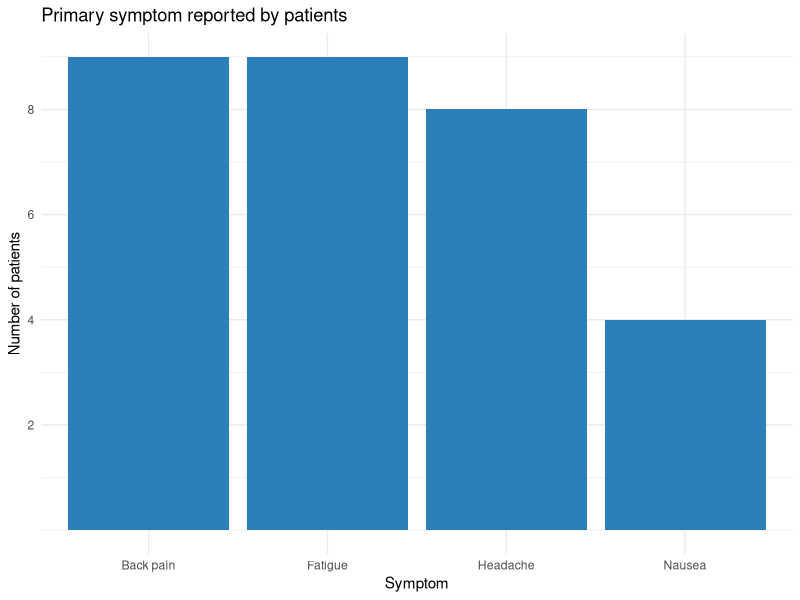
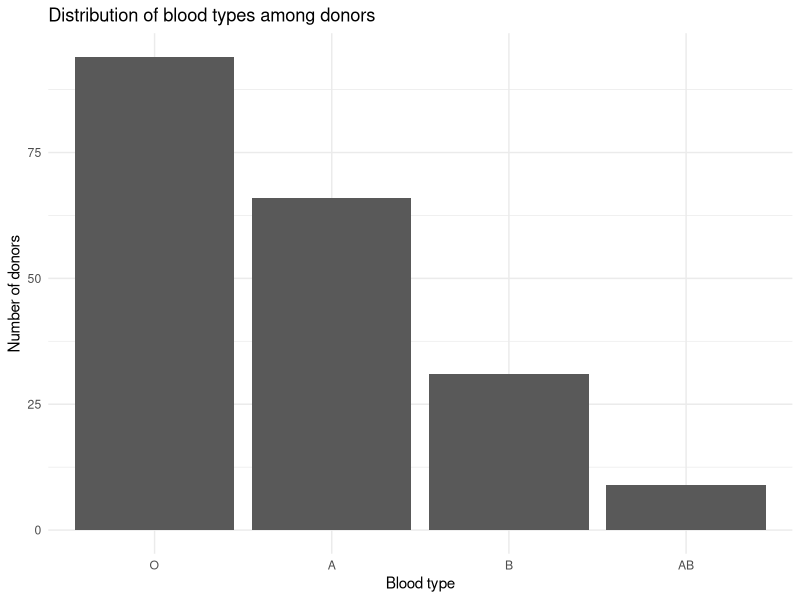
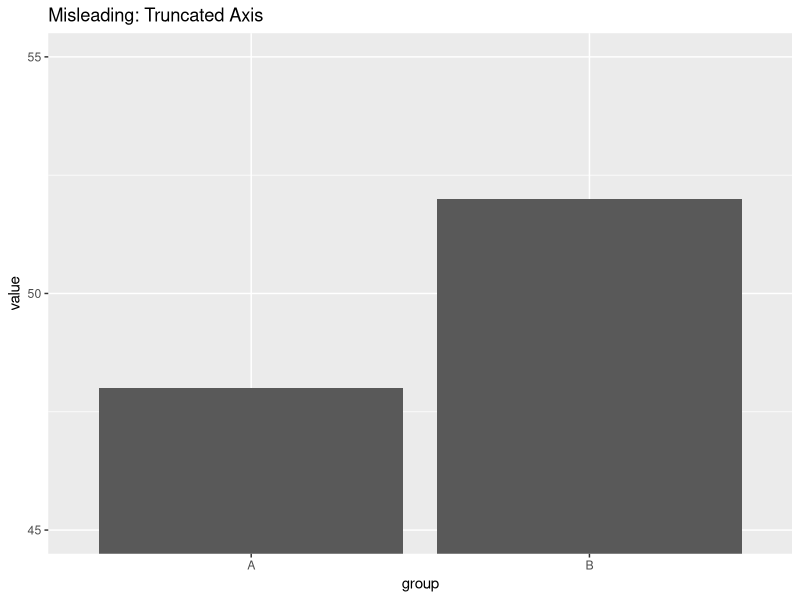
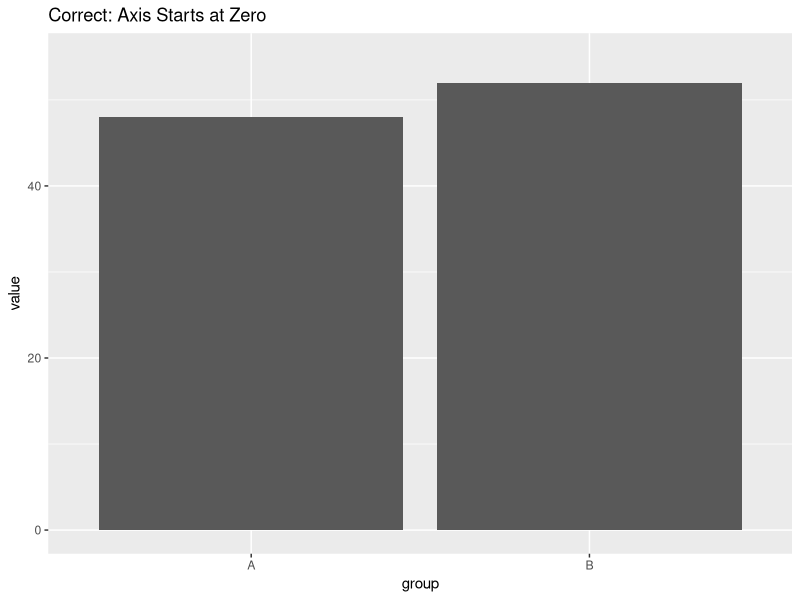
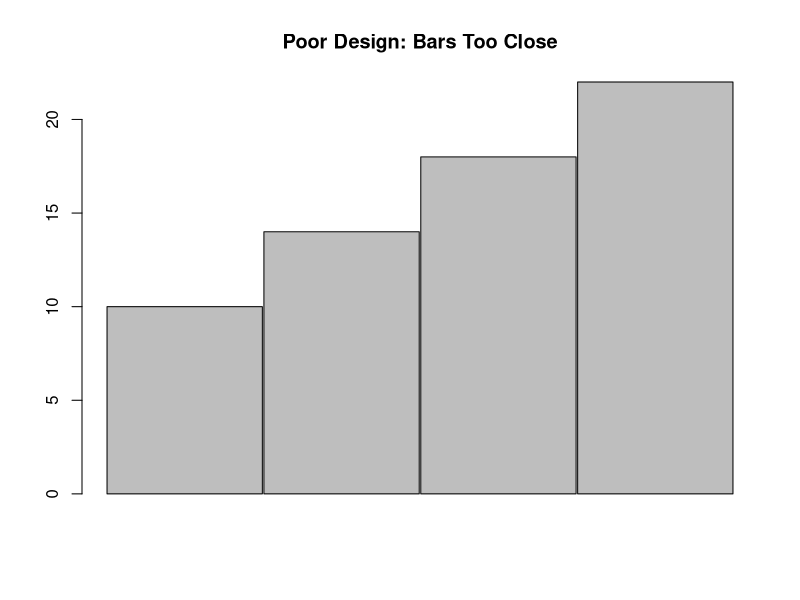
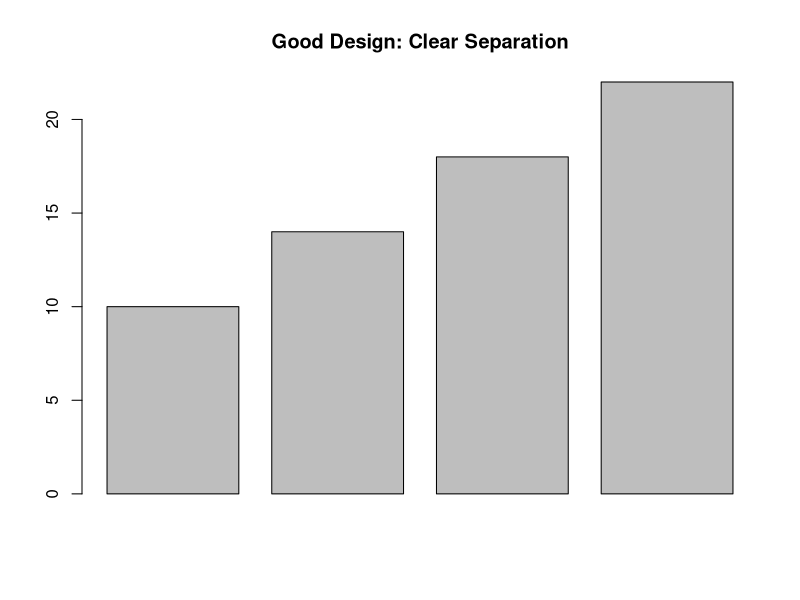
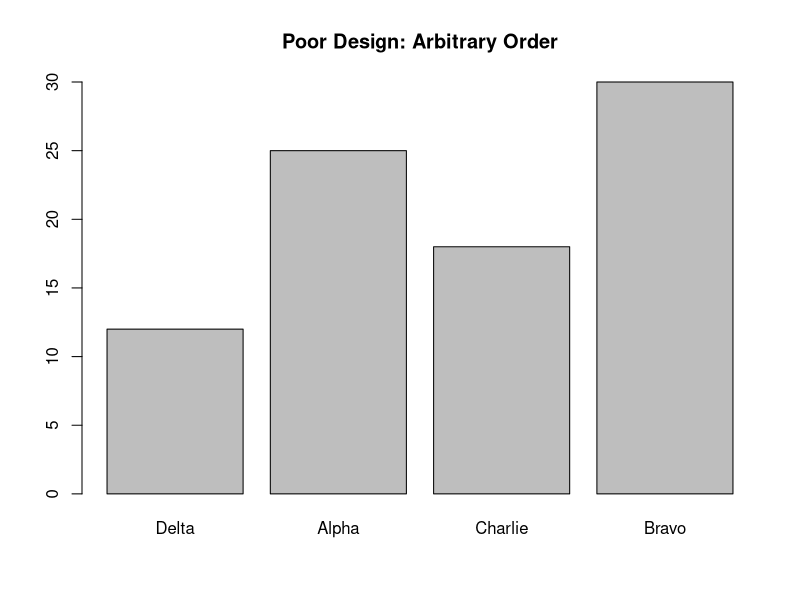
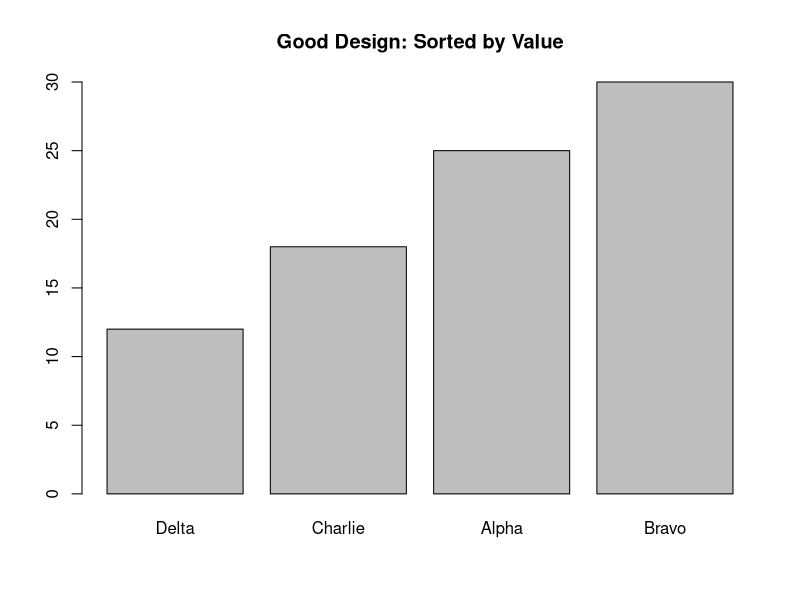

R code for these plots, in order:
## ---- chunk 1
#| echo: false
#| message: false
#| warning: false
set.seed(123)
library(dplyr)
library(ggplot2)

# Simulate 30 survey responses
symptom <- sample(c("Headache", "Back pain", "Fatigue", "Nausea"), size = 30,
                   replace = TRUE, prob = c(0.35, 0.25, 0.30, 0.10))
symptom_tbl <- tibble(response = symptom) %>%
  count(response, name = "frequency") %>%
  mutate(relative_frequency = frequency / sum(frequency))

# Print the table
symptom_tbl|> kableExtra::kable()

# Create a bar chart (we'll discuss bar charts more in Section 3.2)
ggplot(symptom_tbl, aes(x = response, y = frequency)) +
  geom_bar(stat = "identity", fill = "#2c7fb8") +
  labs(x = "Symptom", y = "Number of patients", title = "Primary symptom reported by patients") +
  theme_minimal()+
  scale_y_continuous(breaks = c(2, 4, 6, 8, 10))
## ---- chunk 2
#| echo: false
#| message: false
#| warning: false
set.seed(456)

age_group <- sample(c("Under 30", "30–50", "Over 50"), size = 30,
                     replace = TRUE, prob = c(0.3, 0.5, 0.2))
survey_data <- tibble(symptom = symptom, age_group = age_group)

two_way <- survey_data %>%
  count(age_group, symptom) %>%
  tidyr::pivot_wider(names_from = symptom, values_from = n, values_fill = 0)

two_way|> kableExtra::kable()
## ---- chunk 3
#| echo: false
#| message: false
#| warning: false
set.seed(2024)
library(tidyverse)
# simulate blood type counts
types <- c("O", "A", "B", "AB")
donors <- sample(types, size = 200, replace = TRUE, prob = c(0.45, 0.35, 0.15, 0.05))
blood_tbl <- tibble(type = donors) %>% count(type, name = "count") %>% mutate(prop = count/sum(count))
# display table
blood_tbl|> kableExtra::kable()
# bar chart
ggplot(blood_tbl, aes(x = reorder(type, -count), y = count)) +
  geom_bar(stat = "identity") +
  labs(x = "Blood type", y = "Number of donors", title = "Distribution of blood types among donors") +
  theme_minimal()
## ---- chunk 4
#| echo: false

# Simulated data
df <- data.frame(
  group = c("A", "B"),
  value = c(48, 52)
)

ggplot(df, aes(x=group, y = value))+
  geom_col()+
  coord_cartesian(ylim = c(45, 55))+
  scale_y_continuous(breaks = c(45, 50, 55))+
  labs(title = "Misleading: Truncated Axis")
  

ggplot(df, aes(x=group, y = value))+
  geom_col()+
  coord_cartesian(ylim = c(0, 55))+
  # scale_y_continuous(breaks = c(45, 50, 55))+
  labs(title = "Correct: Axis Starts at Zero")
## ---- chunk 5
#| echo: false
#| 
# Simulated data
values <- c(10, 14, 18, 22)

# Bad: bars too close together
barplot(values,
        space = 0.01,
        main = "Poor Design: Bars Too Close")
## ---- chunk 6
#| echo: false
# Good: appropriate spacing
barplot(values,
        space = 0.25,
        main = "Good Design: Clear Separation")
## ---- chunk 7
#| echo: false
# Simulated data
df2 <- data.frame(
  category = c("Delta", "Alpha", "Charlie", "Bravo"),
  count = c(12, 25, 18, 30)
)

# Bad: arbitrary order
barplot(df2$count,
        names.arg = df2$category,
        main = "Poor Design: Arbitrary Order")
## ---- chunk 8
#| echo: false
# Good: sorted by size
ord <- order(df2$count)
barplot(df2$count[ord],
        names.arg = df2$category[ord],
        main = "Good Design: Sorted by Value")
## ---- chunk 9
#| echo: false
# Simulated data
values <- c(8, 15, 12)

# Bad: excessive decoration (simulated via colors and density)
barplot(values,
        col = c("red", "blue", "green"),
        density = c(20, 30, 40),
        main = "Poor Design: Visual Clutter")
## ---- chunk 10
#| echo: false
# Good: clean, minimal design
barplot(values,
        col = "gray",
        main = "Good Design: Clean and Honest")
## ---- chunk 11
#| echo: false
#| message: false
#| warning: false
reasons <- tibble(
  reason = c("Forgot", "Fear", "Cost", "Other"),
  count = c(50, 20, 15, 15)
) %>% mutate(prop = count / sum(count))
# pie chart
ggplot(reasons, aes(x = "", y = prop, fill = reason)) +
  geom_bar(width = 1, stat = "identity") +
  coord_polar(theta = "y") +
  labs(title = "Why patients missed dental appointments") +
  theme_void()
## ---- chunk 12
#| echo: false
#| message: false
#| warning: false
set.seed(2023)
patients <- tibble(
  group = sample(c("Treatment", "Control"), size = 120, replace = TRUE),
  satisfaction = sample(c("Satisfied", "Neutral", "Dissatisfied"), size = 120, replace = TRUE, prob = c(0.6,0.25,0.15))
)
clust_tbl <- patients %>% count(group, satisfaction)
ggplot(clust_tbl, aes(x = satisfaction, y = n, fill = group)) +
  geom_bar(position = "dodge", stat = "identity") +
  labs(x = "Satisfaction category", y = "Number of patients", fill = "Group",
       title = "Patient satisfaction by treatment group") +
  theme_minimal()
## ---- chunk 13
#| echo: false
#| message: false
#| warning: false
set.seed(2022)
dept <- sample(c("Orthopedics","Cardiology","Neurology"), size = 150, replace = TRUE)
injury <- sample(c("Sprain","Fracture","Other"), size = 150, replace = TRUE, prob = c(0.4,0.35,0.25))
er_tbl <- tibble(dept, injury) %>% count(dept, injury) %>% group_by(dept) %>% mutate(prop = n / sum(n))
# stacked count
ggplot(er_tbl, aes(x = dept, y = n, fill = injury)) +
  geom_bar(stat = "identity") +
  labs(x = "Department", y = "Emergency visits", fill = "Injury type",
       title = "Types of injuries by department") +
  theme_minimal()
# 100% stacked
ggplot(er_tbl, aes(x = dept, y = prop, fill = injury)) +
  geom_bar(stat = "identity") +
  labs(x = "Department", y = "Proportion of visits", fill = "Injury type",
       title = "Composition of injuries by department (100% stacked)") +
  theme_minimal()
## ---- chunk 14
#| echo: false
#| message: false
#| warning: false
set.seed(2025)
library(dplyr)

# Simulate the number of cavities filled for 40 patients
cavities <- rpois(40, lambda = 2)

cat(cavities, sep=", ")

## ---- chunk 15
#| echo: false
#| message: false
#| warning: false
cavity_tbl <- tibble(cavities = cavities) |>
  mutate(class = cut(
    cavities,
    breaks = seq(-0.5, max(cavities) + 0.5, by = 1),
    right = TRUE
  )) |>
  count(class, name = "frequency")

cavity_tbl
## ---- chunk 16
#| echo: false
#| message: false
#| warning: false
set.seed(2026)

# Simulate systolic blood pressure measurements
bp <- round(rnorm(60, mean = 125, sd = 15), 1)

cat(bp, sep=", ")
## ---- chunk 17
#| echo: false
#| message: false
#| warning: false
set.seed(2026)

# Simulate systolic blood pressure measurements
bp_tbl <- tibble(bp = bp) |>
  mutate(class = cut(
    bp,
    breaks = seq(85, 155, by = 10),
    right = FALSE
  )) |>
  count(class, name = "frequency")

bp_tbl
## ---- chunk 18
#| echo: false
#| message: false
#| warning: false
cavity_tbl <- cavity_tbl %>%
  mutate(relative_frequency = frequency / sum(frequency),
         cumulative_frequency = cumsum(frequency) / sum(frequency))

cavity_tbl|> kableExtra::kable()

# Plot an ogive (cumulative frequency graph)
ggplot(cavity_tbl, aes(x = 0:6, y = cumulative_frequency)) +
  geom_line() +
  geom_point() +
  labs(x = "Number of cavities",
       y = "Cumulative proportion",
       title = "Ogive of cavities per patient") +
  theme_minimal()+
  ylim(0,1)
## ---- chunk 19
#| echo: false
#| message: false
#| warning: false



bp_tbl <- tibble(bp = bp) |>
  mutate(class = cut(
    bp,
    breaks = seq(85, 155, by = 10),
    right = FALSE
  )) |>
  count(class, name = "frequency")


bp_tbl <- bp_tbl %>%
  mutate(relative_frequency = frequency / sum(frequency),
         cumulative_frequency = cumsum(frequency) / sum(frequency))

bp_tbl|> kableExtra::kable()

# Plot an ogive (cumulative frequency graph)
ggplot(bp_tbl, aes(x = 0:6, y = cumulative_frequency)) +
  geom_line() +
  geom_point() +
  labs(x = "Systolic Blood Pressure",
       y = "Cumulative proportion",
       title = "Ogive of Systolic Blood Pressure") +
  theme_minimal()+
  scale_x_continuous(breaks = c(0, 1, 2, 3, 4, 5, 6), # specify where ticks appear
                     labels = c("[85,95)", "[95,105)", "[105,115)", "[115,125)", "[125,135)", "[135,145)", "[145,155)"))+
  ylim(0,1)
## ---- chunk 20
#| echo: false
#| message: false
#| warning: false
set.seed(2025)
heart_rates <- round(rnorm(100, mean = 70, sd = 8))
cat(heart_rates, sep = ", ")
## ---- chunk 21
#| echo: false
#| message: false
#| warning: false
library(dplyr)

hr_tbl <- tibble(rate = heart_rates) |>
  mutate(class = cut(
    rate,
    breaks = seq(47.5, 100, by = 5),
    right = FALSE
  )) |>
  count(class, name = "frequency")

hr_tbl

## ---- chunk 22
#| echo: false
#| message: false
#| warning: false
library(ggplot2)

tibble(rate = heart_rates) |> 
ggplot( aes(x = rate)) +
  geom_histogram(binwidth = 5, color = "black", fill = "steelblue", ) +
  labs(
    x = "Resting heart rate (beats per minute)",
    y = "Number of individuals",
    title = "Histogram of resting heart rates"
  ) +
  theme_minimal()
## ---- chunk 23
#| echo: false
#| message: false
#| warning: false
set.seed(20301)
delivery_time <- round(rnorm(75, mean = 42, sd = 10), 1)
cat(delivery_time, sep = ", ")
## ---- chunk 24
#| echo: false
#| message: false
#| warning: false
delivery_tbl <- tibble(time = delivery_time) |>
  mutate(class = cut(
    time,
    breaks = seq(17, 75, by = 6),
    right = FALSE
  )) |>
  count(class, name = "frequency")

delivery_tbl
## ---- chunk 25
#| echo: false
#| message: false
#| warning: false
tibble(time = delivery_time) |> 
ggplot( aes(x = delivery_time)) +
  geom_histogram(closed = "left", boundary=17, bins = 8, binwidth = 6, color = "black", fill = "darkorange") +
  labs(
    x = "Delivery time (minutes)",
    y = "Number of packages",
    title = "Histogram of delivery times"
  ) +
  theme_minimal()
## ---- chunk 26
#| echo: false
#| message: false
#| warning: false
tibble(time = delivery_time) |> 
ggplot( aes(x = delivery_time)) +
  geom_histogram(closed = "left", boundary=17, bins = 40, color = "black", fill = "darkorange") +
  labs(
    x = "Delivery time (minutes)",
    y = "Number of packages",
    title = "Histogram of delivery times"
  ) +
  theme_minimal()
## ---- chunk 27
#| echo: false
#| message: false
#| warning: false
tibble(time = delivery_time) |> 
ggplot( aes(x = delivery_time)) +
  geom_histogram(closed = "left", boundary=17, bins = 4, color = "black", fill = "darkorange") +
  labs(
    x = "Delivery time (minutes)",
    y = "Number of packages",
    title = "Histogram of delivery times"
  ) +
  theme_minimal()
## ---- chunk 28
#| echo: false
#| message: false
#| warning: false
set.seed(2027)
rehab_times <- round(rlnorm(20, meanlog = 2.5, sdlog = 0.3))

rehab_times |> stem()
## ---- chunk 29
#| echo: false
#| message: false
#| warning: false
set.seed(2031)
quiz_scores <- round(rnorm(80, mean = 78, sd = 8))

quiz_scores |> stem()
## ---- chunk 30
#| echo: false
#| message: false
#| warning: false
set.seed(2028)
library(ggplot2)
library(dplyr)

visits <- rpois(25, lambda = 3)
visits_tbl <- tibble(visits = visits)

ggplot(visits_tbl, aes(x = visits)) +
  geom_dotplot(binwidth = 1, dotsize = 0.3) +
  labs(
    x = "Number of visits",
    y = "Number of patients",
    title = "Dotplot of yearly clinic visits"
  ) +
  theme_minimal()
## ---- chunk 31
#| echo: false
#| message: false
#| warning: false
set.seed(2032)

coffee <- rpois(30, lambda = 2)
coffee_tbl <- tibble(cups = coffee)

ggplot(coffee_tbl, aes(x = cups)) +
  geom_dotplot(binwidth = 1, dotsize = 0.3) +
  labs(
    x = "Cups of coffee per day",
    y = "Number of employees",
    title = "Dotplot of daily coffee consumption"
  ) +
  theme_minimal()
